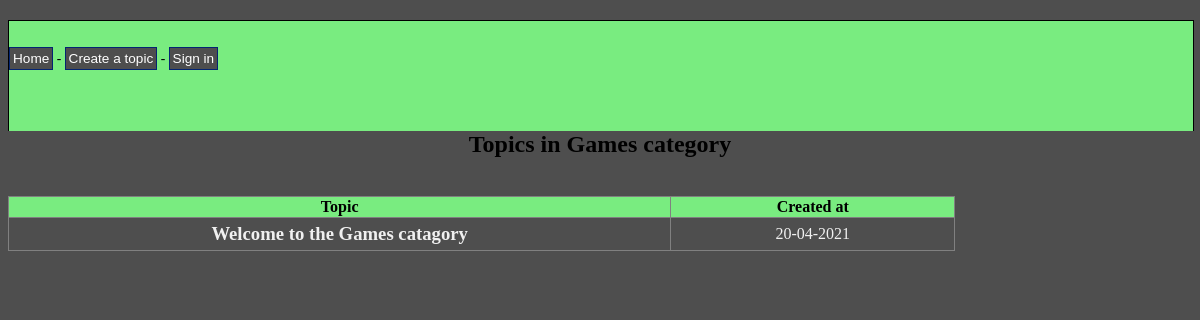
The app's page /php-code/category.php?id=1 with its own data.
### tables this page shows
CREATE TABLE IF NOT EXISTS `catagory` (
  `cat_id` int(11) NOT NULL AUTO_INCREMENT,
  `cat_name` varchar(45) NOT NULL,
  PRIMARY KEY (`cat_id`)
);

CREATE TABLE IF NOT EXISTS `topics` (
  `Topic_id` int(11) NOT NULL AUTO_INCREMENT,
  `Topic_subject` varchar(200) DEFAULT NULL,
  `topic_date` datetime DEFAULT NULL,
  `users_userID` int(11) NOT NULL,
  `Catagory_cat_id` int(11) DEFAULT NULL,
  PRIMARY KEY (`Topic_id`),
  KEY `fk_topics_users` (`users_userID`),
  KEY `fk_topics_Catagory1` (`Catagory_cat_id`)
);

### php-code/category.php (the view)
<?php
include 'connect.php';
include '../header.php';
echo '</div></div> <link rel="stylesheet" href="../css/css.css" type="text/css">';
$id = ($_GET['id']);
$stmt = mysqli_prepare($conn,"SELECT cat_id, cat_name FROM catagory WHERE cat_id =?");
$stmt->bind_param("s", $id);
$stmt->execute();
$result = $stmt->get_result();
if(!$result)
{
	echo 'The category could not be displayed, please try again later. <br>' . mysqli_error($conn);
}
else
{
	if(mysqli_num_rows($result) == 0)
	{
		echo 'This category does not exist.';
	}
	else
	{
		while($row = mysqli_fetch_assoc($result))
		{
			echo '<h2>Topics in ' . $row['cat_name'] . ' category</h2><br />';
		}
		$sql = "SELECT
                    Topic_id,
					users_userID,
					Topic_subject,
					topic_date,
					Catagory_cat_id
				FROM
					topics
				WHERE
					Catagory_cat_id = " . mysqli_real_escape_string($conn,$_GET['id']);
		$result = mysqli_query($conn, $sql);
		if(!$result)
		{
			echo 'The topics could not be displayed, please try again later.';
		}
		else
		{
			if(mysqli_num_rows($result) == 0)
			{
				echo 'There are no topics in this category yet.';
			}
			else
			{
				echo '<table border="1">
					  <tr>
						<th>Topic</th>
						<th>Created at</th>
					  </tr>';
				while($row = mysqli_fetch_assoc($result))
				{
					echo '<tr>';
						echo '<td class="leftpart">';
							echo '<h3><a href="topic.php?id=' . $row['Topic_id'] . '">' . $row['Topic_subject'] .'</a><br /><h3>';
						echo '</td>';
						echo '<td class="rightpart">';
							echo date('d-m-Y', strtotime($row['topic_date']));
						echo '</td>';
					echo '</tr>';
				}
			}
		}
	}
}

### css/css.css (style rules this page uses)
:root { --padding-side-perc: 5%; --site-color-theme: #79EC80; --accent-color: #4E4E4E; }
body { background-color: #4E4E4E; text-align: center; }
table { border-collapse: collapse; width: 80%; }
table a { text-decoration: none; color: #F0F0F0 }
th { background-color: var(--site-color-theme); color: #000000; }
td { color: #F0F0F0; padding: 5px; }
h3 { margin: 0; padding: 0; }
.leftpart { width: 70%; }
.rightpart { width: 30%; }

### records on screen
catagory: cat_name "Games"
topics: Topic_subject "Welcome to the Games catagory", topic_date "20-04-2021"
